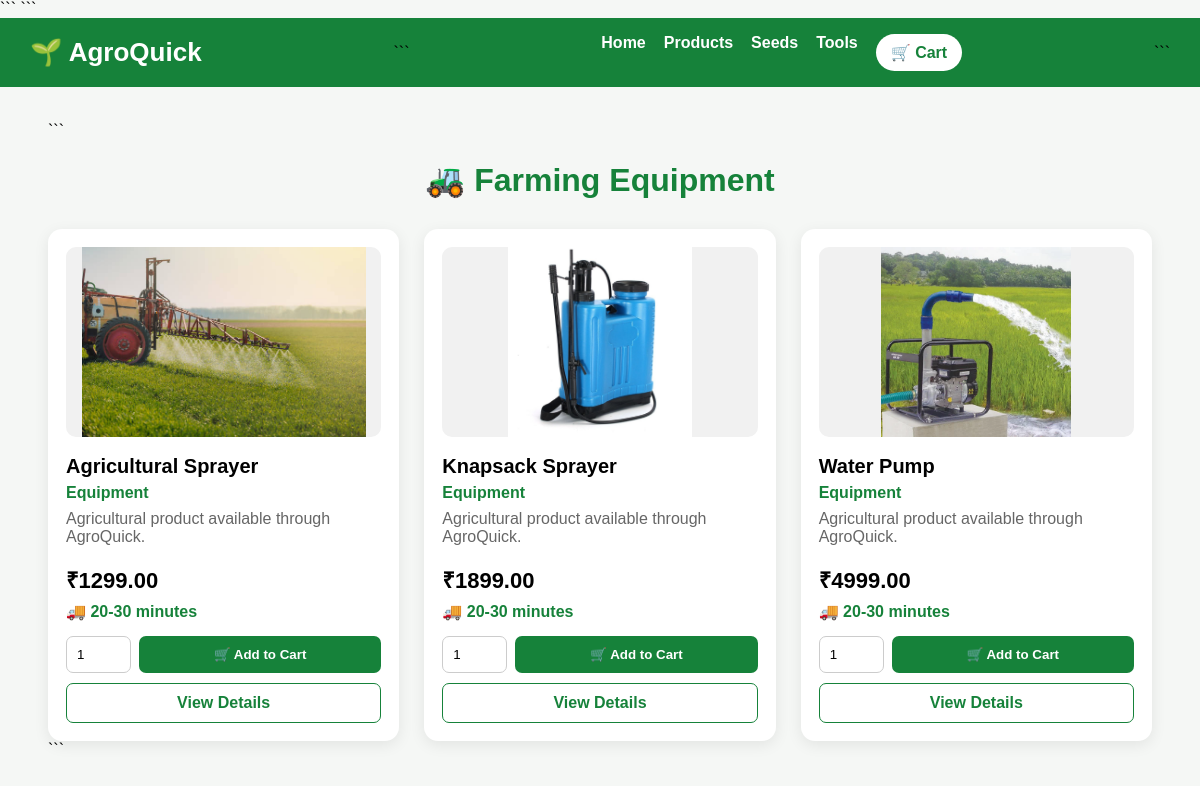
The page /equipment (signed in) on the database its author committed.
### tables this page shows
CREATE TABLE products (
            id INTEGER PRIMARY KEY AUTOINCREMENT,
            name TEXT NOT NULL,
            category_id INTEGER NOT NULL,
            price REAL NOT NULL,
            image TEXT,
            description TEXT,
            stock INTEGER DEFAULT 100, delivery_time TEXT DEFAULT '20-30 minutes', created_at TEXT,
            FOREIGN KEY (category_id) REFERENCES categories(id)
        );

CREATE TABLE categories (
            id INTEGER PRIMARY KEY AUTOINCREMENT,
            name TEXT UNIQUE NOT NULL
        );

### app.py (the view)
@app.route("/equipment")
@location_required
def equipment():
    return render_template(
        "equipment.html",
        products=get_category_products("Equipment")
    )

### app.py (called while the page is built)
def get_db():
    db = sqlite3.connect(DATABASE)
    db.row_factory = sqlite3.Row
    return db

def location_required(function):
    @wraps(function)
    def wrapper(*args, **kwargs):
        if "user_id" not in session:
            return redirect(url_for("login"))
        if not session.get("user_location"):
            return redirect(url_for("location"))
        return function(*args, **kwargs)
    return wrapper

def cart_count():
    if "user_id" not in session:
        return 0
    db = get_db()
    row = db.execute(
        """
        SELECT COALESCE(SUM(quantity), 0) AS total
        FROM cart_items
        WHERE user_id=?
        """,
        (session["user_id"],)
    ).fetchone()
    db.close()
    return int(row["total"] or 0)

@app.context_processor
def globals_for_templates():
    return {
        "cart_count": cart_count(),
        "user_location": session.get("user_location"),
        "current_user_name": session.get("user_name"),
        "logged_in": "user_id" in session
    }

def get_category_products(category_name):
    db = get_db()
    products = db.execute(
        """
        SELECT
            p.id,
            p.name,
            p.category_id,
            c.name AS category,
            p.price,
            p.image,
            p.description,
            p.stock,
            p.delivery_time,
            p.created_at
        FROM products p
        LEFT JOIN categories c ON p.category_id=c.id
        WHERE LOWER(c.name)=LOWER(?)
        ORDER BY p.name
        """,
        (category_name,)
    ).fetchall()
    db.close()
    return products

### templates/equipment.html (shortened to what this page needs)
<!DOCTYPE html>
<html lang="en">
<head>
```
</head>
<body>
<nav>
    <a href="{{ url_for('home') }}" class="logo">🌱 AgroQuick</a>
```
<div class="nav-links">
    <a href="{{ url_for('home') }}">Home</a>
    <a href="{{ url_for('products') }}">Products</a>
    <a href="{{ url_for('seeds') }}">Seeds</a>
    <a href="{{ url_for('tools') }}">Tools</a>
    <a href="{{ url_for('cart') }}" class="cart">🛒 Cart</a>
</div>
```
</nav>
<div class="container">
```
<h1>🚜 Farming Equipment</h1>
{% if products %}
    <div class="grid">
        {% for product in products %}
            <div class="card">
                {% if product['image'] %}
                    <img
                        src="{{ url_for('static', filename='images/' ~ product['image']) }}"
                        class="image"
                        alt="{{ product['name'] }}"
                        onerror="this.style.display='none';"
                    >
                {% endif %}
                <div class="name">
                    {{ product['name'] }}
                </div>
                <div class="category">
                    {{ product['category'] }}
                </div>
                <div class="description">
                    {{ product['description'] or 'Quality agricultural equipment.' }}
                </div>
                <div class="price">
                    ₹{{ "%.2f"|format(product['price']|float) }}
                </div>
                <div class="delivery">
                    🚚 {{ product['delivery_time'] or '20-30 minutes' }}
                </div>
                {% if product['stock']|int > 0 %}
                    <form
                        action="{{ url_for('add_to_cart_post') }}"
                        method="POST"
                    >
                        <input
                            type="number"
                            name="quantity"
                            value="1"
                            min="1"
                            max="{{ product['stock'] }}"
                        >
                        <button type="submit">
                            🛒 Add to Cart
                        </button>
                    </form>
                {% else %}
                    <button disabled>
                        Out of Stock
                    </button>
                {% endif %}
                <a
                    href="{{ url_for('product', product_id=product['id']) }}"
                    class="details"
                >
                    View Details
                </a>
            </div>
        {% endfor %}
    </div>
{% else %}
    <div class="empty">
        <h2>No equipment available</h2>
        <p>Please check again later.</p>
    </div>
{% endif %}
```
</div>
</body>
</html>

### templates/equipment.html (style rules this page uses)
* { box-sizing: border-box; }
body { margin: 0; font-family: Arial, sans-serif; background: #f5f7f5; }
nav { background: #16823a; padding: 16px 30px; display: flex; justify-content: space-between; align-items: center; flex-wrap: wrap; }
.logo { color: white; text-decoration: none; font-size: 26px; font-weight: bold; }
.nav-links { display: flex; gap: 18px; flex-wrap: wrap; }
.nav-links a { color: white; text-decoration: none; font-weight: bold; }
.cart { background: white; color: #16823a !important; padding: 9px 15px; border-radius: 20px; }
.container { width: 92%; max-width: 1250px; margin: 35px auto; }
h1 { text-align: center; color: #16823a; margin-bottom: 30px; }
.grid { display: grid; grid-template-columns: repeat(auto-fit, minmax(230px, 1fr)); gap: 25px; }
.card { background: white; padding: 18px; border-radius: 14px; box-shadow: 0 4px 15px rgba(0,0,0,0.08); }
.image { width: 100%; height: 190px; object-fit: contain; background: #f1f1f1; border-radius: 10px; }
.name { font-size: 20px; font-weight: bold; margin-top: 14px; }
.category { color: #16823a; font-weight: bold; margin-top: 6px; }
.description { color: #666; min-height: 42px; margin-top: 8px; }
.price { font-size: 22px; font-weight: bold; margin-top: 12px; }
.delivery { color: #16823a; font-weight: bold; margin-top: 8px; }
form { display: flex; gap: 8px; margin-top: 15px; }
input { width: 65px; padding: 10px; border: 1px solid #ccc; border-radius: 7px; }
button { flex: 1; background: #16823a; color: white; border: none; border-radius: 7px; font-weight: bold; cursor: pointer; }
.details { display: block; margin-top: 10px; padding: 10px; text-align: center; border: 1px solid #16823a; color: #16823a; text-decoration: none; border-radius: 7px; font-weight: bold; }

### rows shown on the page
products: image (picture), name "Agricultural Sprayer", category "Equipment", description "Agricultural product available through AgroQuick.", price "1299.00", delivery_time "20-30 minutes"
products: image (picture), name "Knapsack Sprayer", category "Equipment", description "Agricultural product available through AgroQuick.", price "1899.00", delivery_time "20-30 minutes"
products: image (picture), name "Water Pump", category "Equipment", description "Agricultural product available through AgroQuick.", price "4999.00", delivery_time "20-30 minutes"
